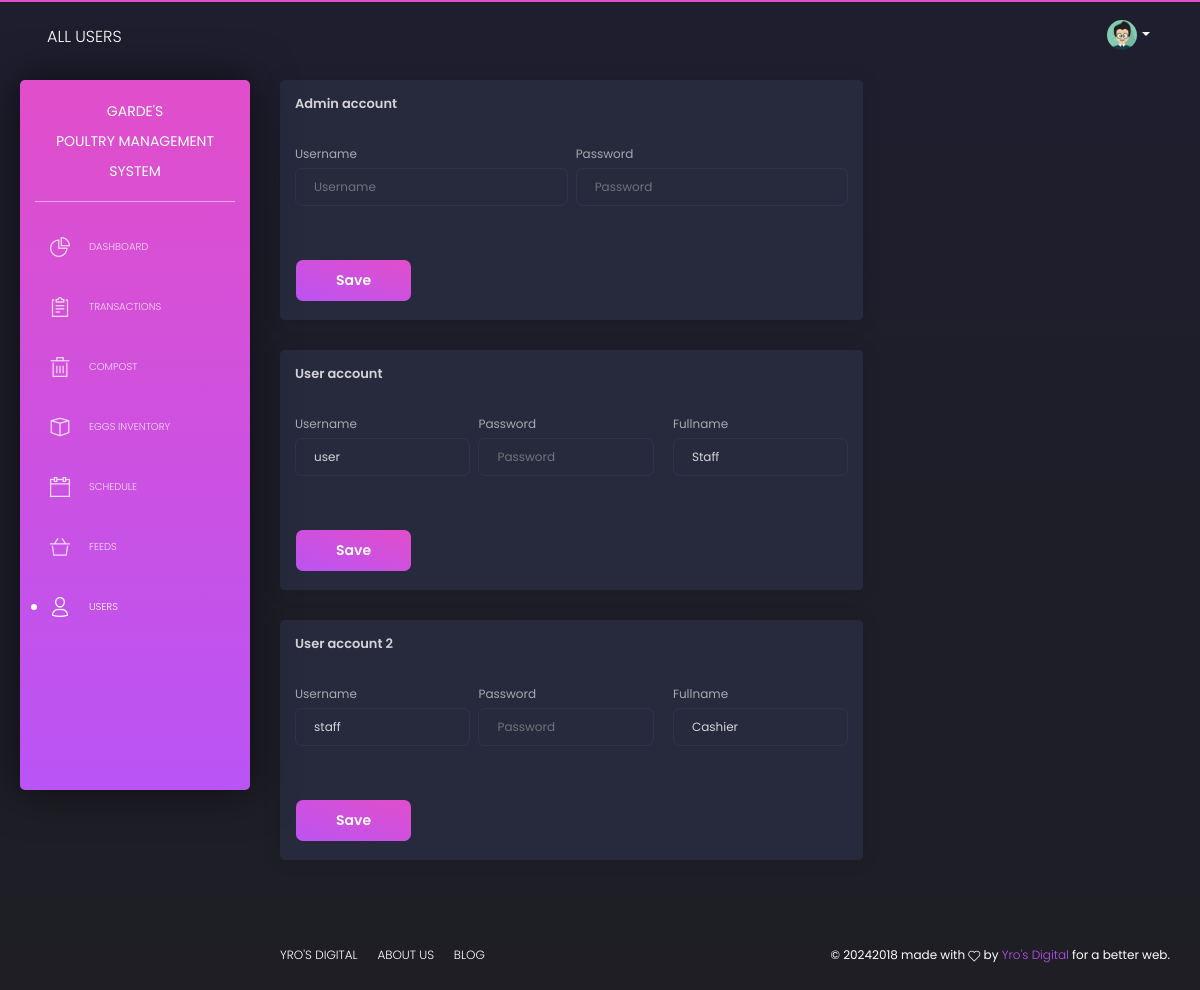
Screenshot of /admin/examples/users.php with the database file from the repository.
### tables this page shows
CREATE TABLE IF NOT EXISTS `user` (
  `User_ID` int(11) NOT NULL,
  `Username` varchar(255) NOT NULL,
  `Password` varchar(255) NOT NULL,
  `usertype` int(11) DEFAULT NULL,
  `uname` varchar(1000) DEFAULT NULL
);

### includes/database.php (called while the page is built, shortened)
<?php
class Database{
    public function connect(){
        $this->servername = 'localhost';
        $this->username = 'root';
        $this->password = '';
        $this->dbname = 'newpoultry';
        $conn = new mysqli($this->servername, $this->username, $this->password, $this->dbname);
        return $conn;
    }
}
?>

### admin/examples/users.php (the view, shortened to what this page needs)
<?php
include '../../includes/database.php';
function getUsername($num,$emp){
  $db6 = new Database();
  $sql = "";
  if($num==1){
    $sql = "select * from user where usertype = 1";
  }
  else{
    $sql = "select * from user where usertype = $num and user_id = $emp";
  }
  $ret = "";
  $res = mysqli_query($db6->connect(),$sql);
  if($colx = mysqli_fetch_array($res)){
    $ret = $colx[1];
  }
  return $ret;
}
function getFullName($num){
  $db6 = new Database();
  $sql = "";
  if($num==1){
    $sql = "select * from user where usertype = 1";
  }
  else{
    $sql = "select * from user where usertype = 2";
  }
  $ret = "";
  $res = mysqli_query($db6->connect(),$sql);
  if($colx = mysqli_fetch_array($res)){
    $ret = $colx[4];
  }
  return $ret;
}
function getEmpFullName($num, $id){
  $db6 = new Database();
  $sql = "";
  if($num==1){
    $sql = "select * from user where usertype = 1";
  }
  else{
    $sql = "select * from user where usertype = $num and user_id = $id";
  }
  $ret = "";
  $res = mysqli_query($db6->connect(),$sql);
  if($colx = mysqli_fetch_array($res)){
    $ret = $colx[4];
  }
  return $ret;
}
 ?>
<!DOCTYPE html>
<html lang="en">
<?php include 'includes/head.php'; ?>
<body class="">
  <div class="wrapper">
    <?php include 'includes/sidebar.php'?>
    <div class="main-panel">
      <?php include "includes/nav.php" ?>
      <div class="content">
        <div class="row">
          <div class="col-md-8">
            <div class="card">
              <div class="card-header">
                <h5 class="title">Admin account</h5>
              </div>
              <div class="card-body">
                <form method="post">
                  <div class="row">
                    <div class="col-md-6 pr-md-1">
                      <div class="form-group">
                        <label>Username</label>
                        <input type="text" class="form-control" name="uname" required="" placeholder="Username" id="uname" value="<?php echo getUsername(1,0); ?>">
                      </div>
                    </div>
                    <div class="col-md-6 pl-md-1">
                      <div class="form-group">
                        <label>Password</label>
                        <input type="text" required="" name="pword" class="form-control" placeholder="Password" id="pword" value="">
                      </div>
                    </div>
                  </div>
              </div>
              <div class="card-footer">
                <button type="submit" name="btn" class="btn btn-fill btn-primary">Save</button>
              </div>
            </div>
            <div class="card">
              <div class="card-header">
                <h5 class="title">User account</h5>
              </div>
              <div class="card-body">
                <form method="post">
                  <div class="row">
                    <div class="col-md-4 pr-md-1">
                      <div class="form-group">
                        <label>Username</label>
                        <input type="text" class="form-control" required="" name="uname1" placeholder="Username" id="uname1" value="<?php echo getUsername(2,2); ?>">
                      </div>
                    </div>
                    <div class="col-md-4 pl-md-1">
                      <div class="form-group">
                        <label>Password</label>
                        <input type="text" class="form-control" required="" name="pword1" placeholder="Password" id="pword1" value="">
                      </div>
                    </div>
                    <div class="col-md-4 pl-md-1">
                      <div class="form-group">
                        <label>Fullname</label>
                        <input type="text" class="form-control" required="" name="full" placeholder="Fullname" id="full" value="<?php echo getFullName(2); ?>">
                      </div>
                    </div>
                  </div>
              </div>
              <div class="card-footer">
                <button type="submit" class="btn btn-fill btn-primary" name="btn1">Save</button>
              </div>
            </div>
            <div class="card">
              <div class="card-header">
                <h5 class="title">User account 2</h5>
              </div>
              <div class="card-body">
                <form method="post">
                  <div class="row">
                    <div class="col-md-4 pr-md-1">
                      <div class="form-group">
                        <label>Username</label>
                        <input type="text" class="form-control" required="" name="uname2" placeholder="Username" id="uname2" value="<?php echo getUsername(3,3); ?>">
                      </div>
                    </div>
                    <div class="col-md-4 pl-md-1">
                      <div class="form-group">
                        <label>Password</label>
                        <input type="text" class="form-control" required="" name="pword2" placeholder="Password" id="pword2" value="">
                      </div>
                    </div>
                    <div class="col-md-4 pl-md-1">
                      <div class="form-group">
                        <label>Fullname</label>
                        <input type="text" class="form-control" required="" name="full1" placeholder="Fullname" id="full1" value="<?php echo getEmpFullName(3,3); ?>">
                      </div>
                    </div>
                  </div>
              </div>
              <div class="card-footer">
                <button type="submit" class="btn btn-fill btn-primary" name="btn2">Save</button>
              </div>
            </div>
          </div>
        </div>
      </div>
      <?php include 'includes/footer.php'; ?>
    </div>
  </div>
</body>
</html>

### rows the page displays
user: uname1 "user", full "Staff"
user: uname2 "staff", full1 "Cashier"

### other values shown
$pagename "ALL USERS"
